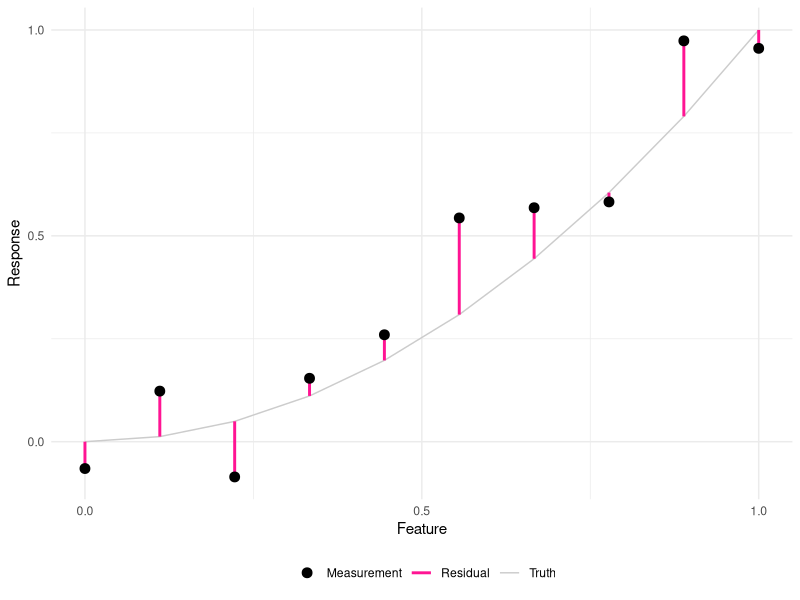
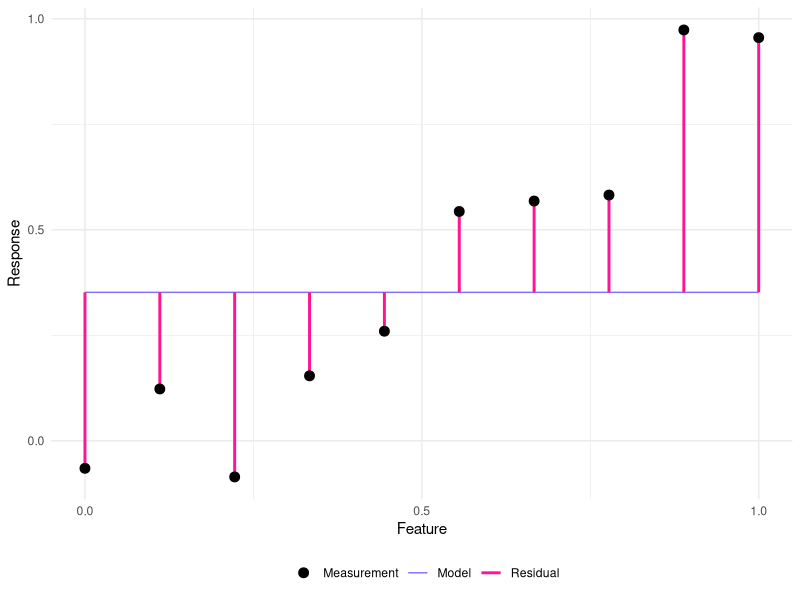
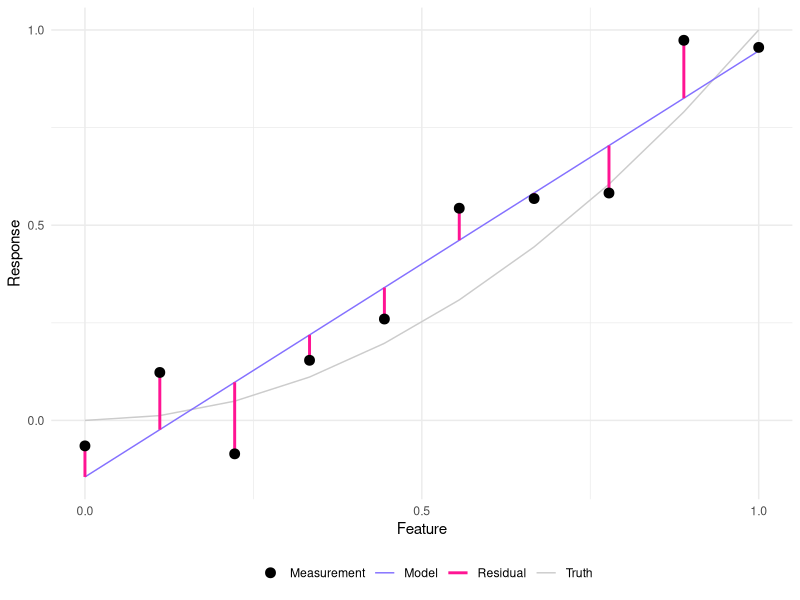
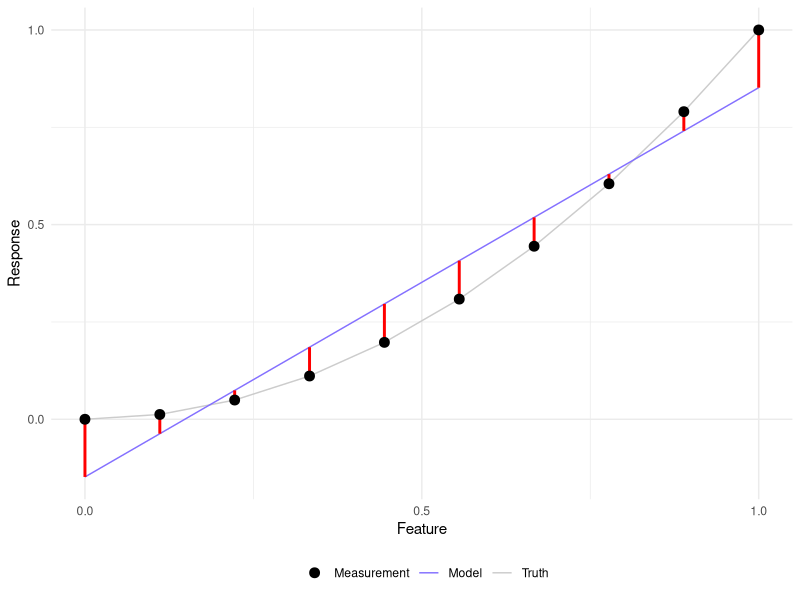
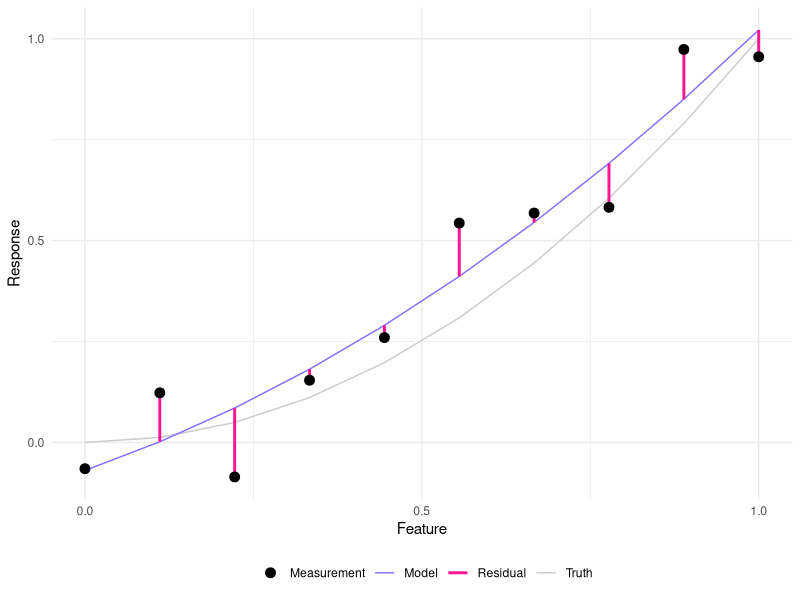
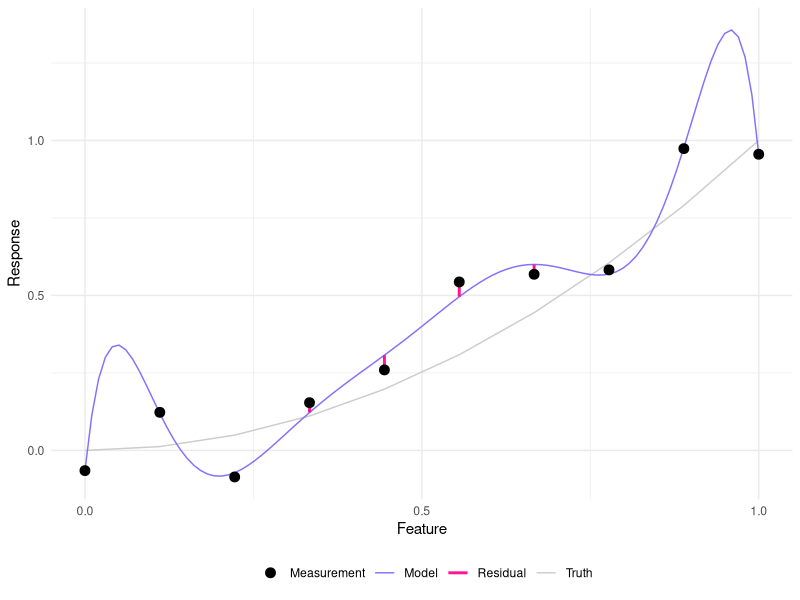
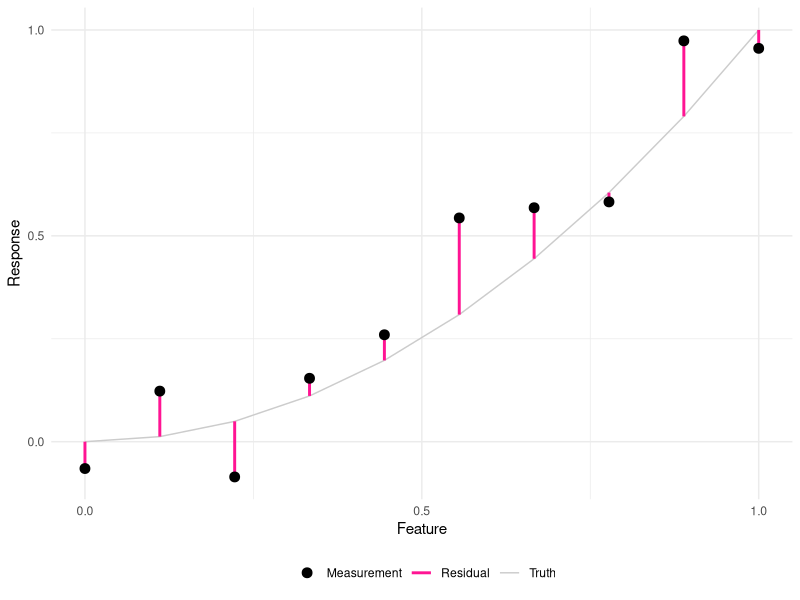
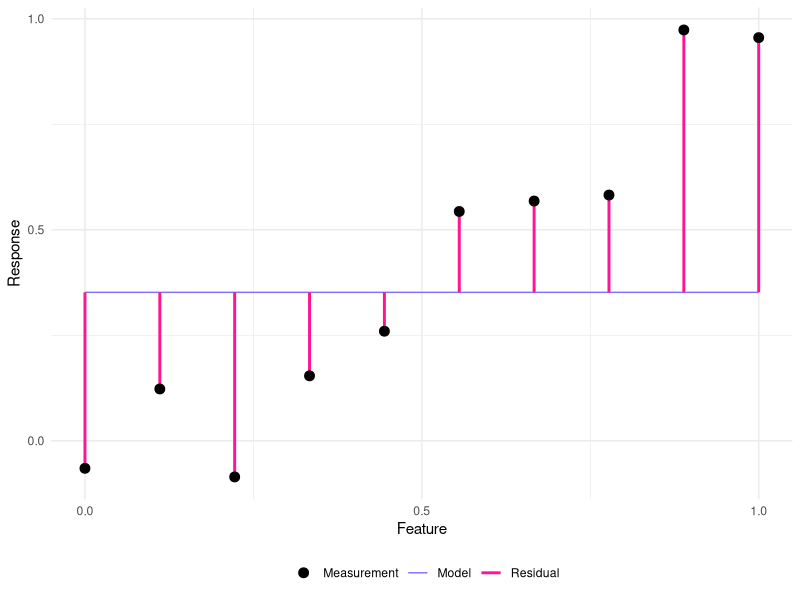

The R script that drew these images, in order:
## ---- chunk 1
library(tidyverse)
library(modelr)
## ---- chunk 2
set.seed(101)
n <- 10

color_values <-
  c(
    "Truth" = "grey80",
    "Measurement" = "black",
    "Residual" = "deeppink",
    "Model" = "lightslateblue"
  )

df_data <-
  tibble(x = seq(0, 1, length.out = n)) %>%
  mutate(
    y = x^2,
    y_meas = y + 0.2 * rnorm(n = n),
    y_mean = mean(y)
  )

fit_linear <-
  lm(
    data = df_data,
    formula = y_meas ~ x
  )

fit_quad <-
  lm(
    data = df_data,
    formula = y_meas ~ poly(x, degree = 2)
  )
## ---- chunk 3
df_data %>%
  ggplot() +
  geom_line(
    aes(x, y, color = "Truth"),
    size = 1 / 2
  ) +
  geom_segment(
    aes(x, y_meas, xend = x, yend = y, color = "Residual"),
    linetype = 1,
    size = 1
  ) +
  geom_point(
    aes(x, y_meas, color = "Measurement"),
    size = 3
  ) +
  scale_x_continuous(breaks = c(0, 1/2, 1)) +
  scale_y_continuous(breaks = c(0, 1/2, 1)) +
  scale_color_manual(
    name = "",
    values = color_values
  ) +
  theme_minimal() +
  theme(legend.position = "bottom") +
  labs(
    x = "Feature",
    y = "Response"
  )
ggsave("../../fig/06_model_fit_true.png")
## ---- chunk 4
df_data %>%
  ggplot() +
  geom_line(
    aes(x, y_mean, color = "Model"),
    size = 1 / 2
  ) +
  geom_segment(
    aes(x, y_meas, xend = x, yend = y_mean, color = "Residual"),
    linetype = 1,
    size = 1
  ) +
  geom_point(
    aes(x, y_meas, color = "Measurement"),
    size = 3
  ) +
  scale_x_continuous(breaks = c(0, 1/2, 1)) +
  scale_y_continuous(breaks = c(0, 1/2, 1)) +
  scale_color_manual(
    name = "",
    values = color_values
  ) +
  theme_minimal() +
  theme(legend.position = "bottom") +
  labs(
    x = "Feature",
    y = "Response"
  )
ggsave("../../fig/06_model_fit_mean.png")
## ---- chunk 5
df_data %>%
  add_predictions(fit_linear, var = "y_pred") %>%
  ggplot() +
  geom_line(
    aes(x, y, color = "Truth"),
    size = 1 / 2
  ) +
  geom_line(
    aes(x, y_pred, color = "Model"),
    size = 1 / 2
  ) +
  geom_segment(
    aes(x, y_meas, xend = x, yend = y_pred, color = "Residual"),
    size = 1
  ) +
  geom_point(
    aes(x, y_meas, color = "Measurement"),
    size = 3
  ) +
  scale_x_continuous(breaks = c(0, 1/2, 1)) +
  scale_y_continuous(breaks = c(0, 1/2, 1)) +
  scale_color_manual(
    name = "",
    values = color_values
  ) +
  theme_minimal() +
  theme(legend.position = "bottom") +
  labs(
    x = "Feature",
    y = "Response"
  )
ggsave("../../fig/06_model_fit_linear.png")
## ---- chunk 6
fit_linear_noiseless <-
  lm(
    data = df_data,
    formula = y ~ x
  )

df_data %>%
  add_predictions(fit_linear_noiseless, var = "y_pred") %>%
  ggplot() +
  geom_line(
    aes(x, y, color = "Truth"),
    size = 1 / 2,
  ) +
  geom_line(
    aes(x, y_pred, color = "Model"),
    size = 1 / 2
  ) +
  geom_segment(
    aes(x, y, xend = x, yend = y_pred, color = "Residual"),
    linetype = 1,
    size = 1,
    color = "red"
  ) +
  geom_point(
    aes(x, y, color = "Measurement"),
    size = 3
  ) +
  scale_x_continuous(breaks = c(0, 1/2, 1)) +
  scale_y_continuous(breaks = c(0, 1/2, 1)) +
  scale_color_manual(
    name = "",
    values = color_values
  ) +
  theme_minimal() +
  theme(legend.position = "bottom") +
  labs(
    x = "Feature",
    y = "Response"
  )
ggsave("../../fig/06_model_fit_linear_noiseless.png")
## ---- chunk 7
df_data %>%
  add_predictions(fit_quad, var = "y_pred") %>%
  ggplot() +
  geom_line(
    aes(x, y, color = "Truth"),
    size = 1 / 2
  ) +
  geom_line(
    aes(x, y_pred, color = "Model"),
    size = 1 / 2
  ) +
  geom_segment(
    aes(x, y_meas, xend = x, yend = y_pred, color = "Residual"),
    linetype = 1,
    size = 1
  ) +
  geom_point(
    aes(x, y_meas, color = "Measurement"),
    size = 3
  ) +
  scale_x_continuous(breaks = c(0, 1/2, 1)) +
  scale_y_continuous(breaks = c(0, 1/2, 1)) +
  scale_color_manual(
    name = "",
    values = color_values
  ) +
  theme_minimal() +
  theme(legend.position = "bottom") +
  labs(
    x = "Feature",
    y = "Response"
  )
ggsave("../../fig/06_model_fit_quad.png")
## ---- chunk 8
fit_poly <-
  lm(
    data = df_data,
    formula = y_meas ~ poly(x, degree = 8)
  )

df_ref <-
  tibble(x = seq(0, 1, length.out = 100)) %>%
  add_predictions(fit_poly, var = "y_pred")

df_data %>%
  add_predictions(fit_poly, var = "y_pred") %>%
  ggplot() +
  geom_line(
    aes(x, y, color = "Truth"),
    size = 1 / 2
  ) +
  geom_line(
    data = df_ref,
    aes(x, y_pred, color = "Model"),
    size = 1 / 2
  ) +
  geom_segment(
    aes(x, y_meas, xend = x, yend = y_pred, color = "Residual"),
    size = 1
  ) +
  geom_point(
    aes(x, y_meas, color = "Measurement"),
    size = 3
  ) +
  scale_x_continuous(breaks = c(0, 1/2, 1)) +
  scale_y_continuous(breaks = c(0, 1/2, 1)) +
  scale_color_manual(
    name = "",
    values = color_values
  ) +
  theme_minimal() +
  theme(legend.position = "bottom") +
  labs(
    x = "Feature",
    y = "Response"
  )
ggsave("../../fig/06_model_fit_overfit.png")
